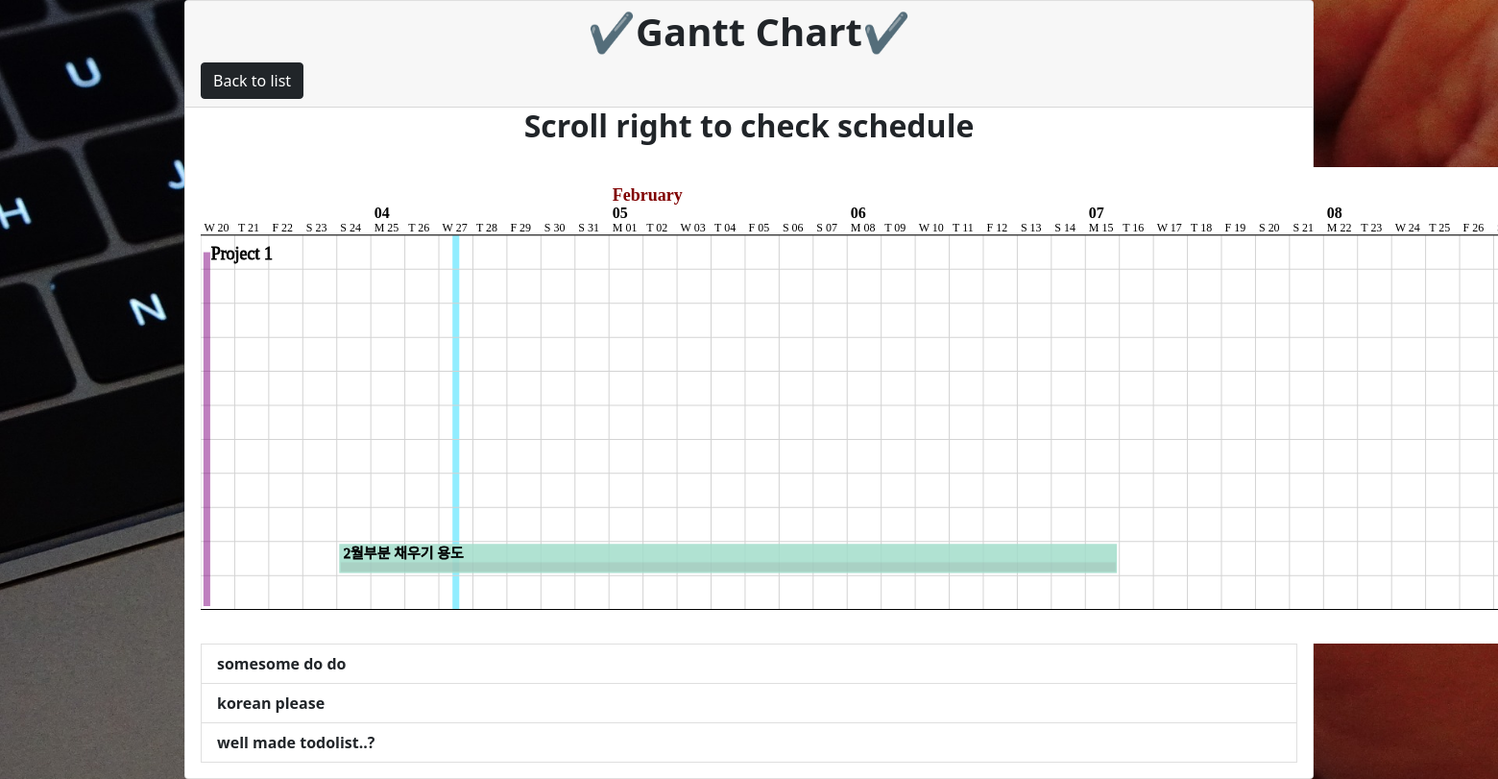
Page /gantt/ on the earlier database version.
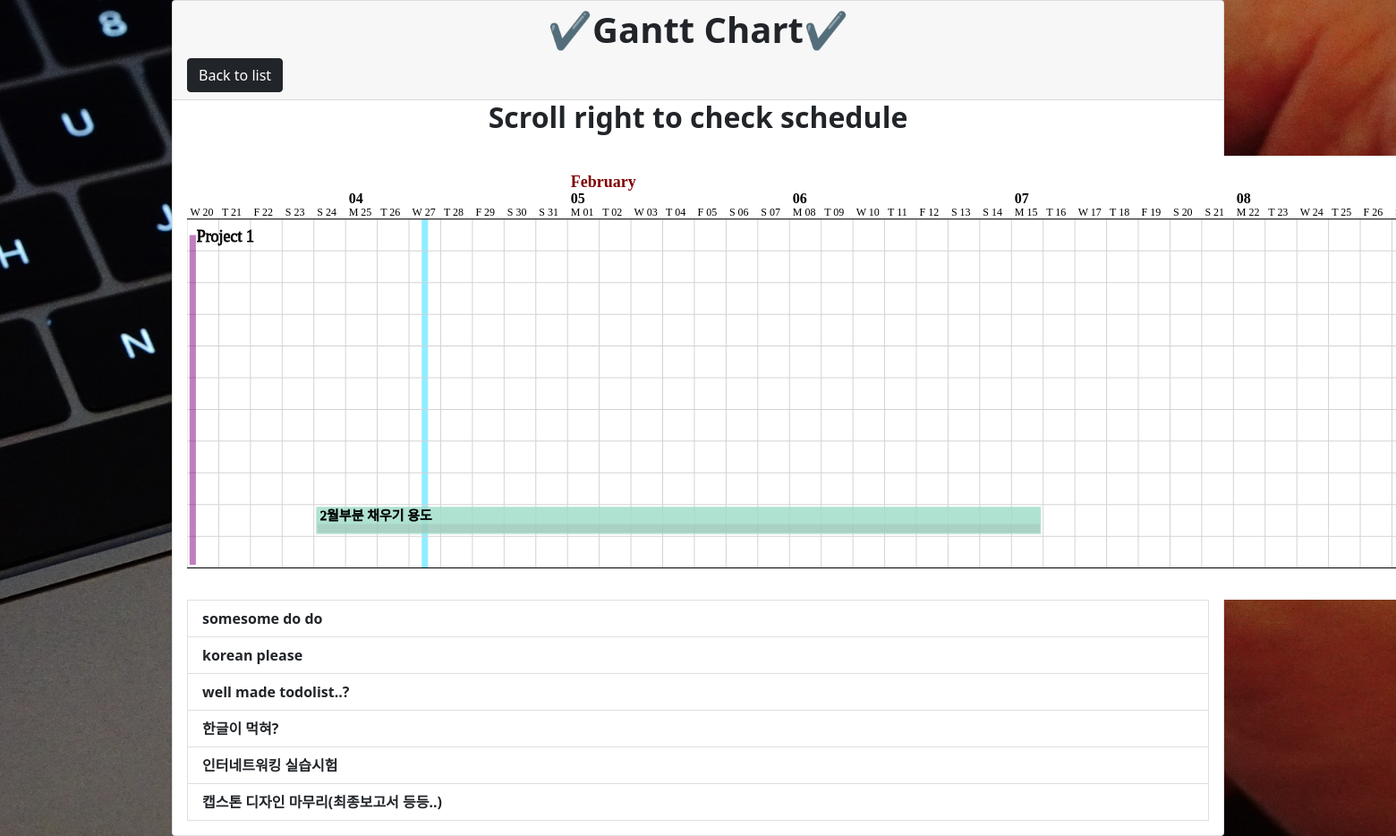
Same page on the later database version.
### todolist/models.py (models this page shows)
class Task(models.Model):
    title=models.CharField(max_length=350)
    completed=models.BooleanField(default=False)
    created=models.DateTimeField(auto_now_add=True)
    start_day=models.CharField(max_length=350)
    start_month=models.CharField(max_length=350)
    start_year=models.CharField(max_length=350)
    end_day=models.CharField(max_length=350)
    end_month=models.CharField(max_length=350)
    end_year=models.CharField(max_length=350)
    def __str__(self):
        return self.title

### todolist/views.py (the view)
# urls.py: path("gantt/",views.gantt_task,name="gantt_task"),
def gantt_task(request):
    gantt_tasks = Task.objects.all()
    gantt_tasks_list=list(gantt_tasks)
    task_project = []
    for task in gantt_tasks_list:
        dd=int(Task.objects.get(title=task).start_day)
        dm=int(Task.objects.get(title=task).start_month)
        dy=int(Task.objects.get(title=task).start_year)
        ed=int(Task.objects.get(title=task).end_day)
        em=int(Task.objects.get(title=task).end_month)
        ey=int(Task.objects.get(title=task).end_year)
        task_project.append(mk_gantt(str(task),dd,dm,dy,ed,em,ey))
    create_gantt(task_project)
    return render(request,"gantt_task.html",{"tasks":gantt_tasks})

### todolist/mkgantt.py (called while the page is built)
def mk_gantt(gantt_tasks,dd,dm,dy,ed,em,ey):
    time1=datetime(dy,dm,dd,0,0,0)
    time2=datetime(ey,em,ed,0,0,0)
    sub_time=(time2-time1).days
    a = gantt.Task(name=gantt_tasks, start=date(dy, dm, dd), duration=sub_time,  color="#a3ddcb")
    return a

def create_gantt(task_project):
    gantt.define_font_attributes(fill='black', stroke='black', stroke_width=0.8, font_family="Verdana")
    mod_not_worked_days=[] #쉬는 날 없게끔 설정해주었다.
    gantt.define_not_worked_days(mod_not_worked_days)
    project_1 = gantt.Project(name='Project 1')
    for task in task_project:
        project_1.add_task(task)
    project_1.make_svg_for_tasks(
                        filename='./static/Project_gantt.svg',
                        today=date(2021, 1, 27),
                        start=date(2021,1, 20),
                        end=date(2021, 12, 31)
                        )

### templates/gantt_task.html (shortened to what this page needs)
{% extends 'base.html' %}
{% load static %}
{% block content %}
<div class="card">
    <div class="card-header">
        <h1 class="text-center"><b>✔Gantt Chart✔</b></h1>
        <a href="{% url 'index' %}" class="btn btn-dark">Back to list</a>
    </div>
    <h2 class="text-center"><b>Scroll right to check schedule</b></h2>
    <div class="card-body">
        <img src="{% static 'Project_gantt.svg' %}">
            {% for task in tasks %}
            <li class="list-group-item list-group-item-action">
                <b>{{task.title}}</b>
            </li>
            {% endfor %}
    </div>
</div>
{% endblock content %}

Differences in the rows shown:
added Task: title "한글이 먹혀?"
added Task: title "인터네트워킹 실습시험"
added Task: title "캡스톤 디자인 마무리(최종보고서 등등..)"
